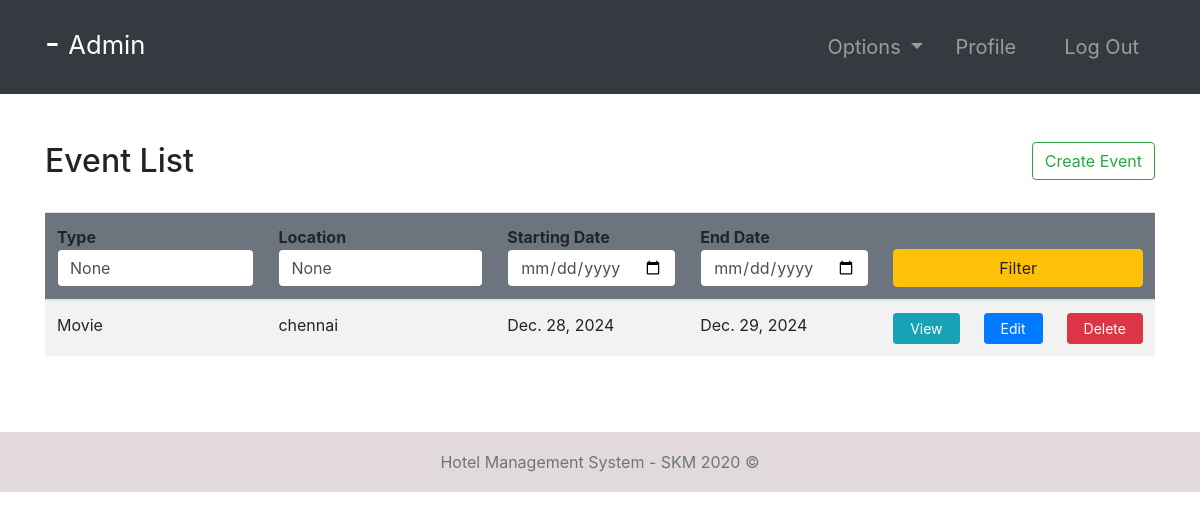
/events/ (signed in), run on the app's committed database.
### hotel/models.py (models this page shows, shortened)
class Event(models.Model):
    EVENT_TYPES = (
        ('Movie', 'Movie'),
        ('Theater', 'Theater'),
        ('Conference', 'Conference'),
        ('Concert', 'Concert'),
        ('Entertainment', 'Entertainment'),
        ('Live Music', 'Live Music'),
    )
    eventType = models.CharField(max_length=20, choices=EVENT_TYPES)
    location = models.CharField(max_length=100)
    startDate = models.DateField()
    endDate = models.DateField()
    explanation = models.TextField()

### hotel/views.py (the view, shortened to what this page needs)
# urls.py: path('events/', events, name="events"),
@login_required(login_url='login')
def events(request):
    role = str(request.user.groups.all()[0])
    path = role + "/"
    events = Event.objects.all()
    attendedEvents = None
    if role == 'guest':
        attendedEvents = EventAttendees.objects.filter(
            guest=request.user.guest)
    context = {
        "role": role,
        'events': events,
        'attendedEvents': attendedEvents,
        "type": request.POST.get("type"),
        "location": request.POST.get("location"),
        "fd": request.POST.get("fd"),
        "ed": request.POST.get("ed")
    }
    return render(request, path + "events.html", context)

### Templates/admin/events.html
{% extends '../index.html' %}
{% block context %}
{% include '../common_pages/authorized-events.html' %}
{% endblock %}

### Templates/incs/nav.html (shortened to what this page needs)
<nav class="navbar navbar-dark bg-dark navbar-expand-lg py-3 " role="navigation">
    <div class="container">
        <a href="" class="navbar-brand">
            <h2 class="text-capitalize">
                {{ request.user.first_name }} {{ request.user.last_name }} -
                <small>
                    {{ role }}
                </small>
            </h2>
        </a>
        <div class="collapse navbar-collapse" id="navbarTags">
            <ul class="navbar-nav ml-auto">
                <li class="nav-item dropdown p-2">
                    <a class="nav-link dropdown-toggle" href="#" id="navbarDropdown" role="button"
                        data-toggle="dropdown" aria-haspopup="true" aria-expanded="false">
                        Options
                    </a>
                </li>
                <li class="nav-item mr-3 p-2">
                    {% if role == 'staff' or role == 'receptionist' or role == 'admin' or role == 'manager' %}
                    <a href="{% url 'employee-profile' user.id %}" class="nav-link">Profile</a>
                    {% endif %}
                </li>
                <li class="nav-item p-2 ">
                    <a href="{% url 'logout' %}" class="nav-link">Log Out</a>
                </li>
            </ul>
        </div>
    </div>
</nav>

### Templates/common_pages/authorized-events.html (shortened to what this page needs)
<div class="container py-5">
    <div class="table-header row">
        <div class="col-sm-9 col-md-9 col-lg-9 mb-4">
            <h2>Event List</h2>
        </div>
        {% if role == "manager" or role == "admin"%}
        <div class="col-sm-3 col-md-3 col-lg-3 mb-4">
            <form action="" method="post">
                <a href="{% url 'createEvent' %}" class="float-right btn btn-outline-success" type="submit">Create
                    Event</a>
            </form>
        </div>
        {% endif %}
    </div>
    <table class="table table-hover table-striped">
        <thead class="bg-secondary rounded">
            <tr>
                <form action="" method="POST">
                    <th>Type <input type="text" name="type" value="{{type}}"
                            class="form-control border border-secondary"></th>
                    <th>Location <input type="text" name="location" value="{{location}}"
                            class="form-control border border-secondary"></th>
                    <th>Starting Date <input type="date" name="fd" value="{{fd}}"
                            class="form-control border border-secondary"></th>
                    <th>End Date <input type="date" name="ed" value="{{ed}}"
                            class="form-control border border-secondary"></th>
                    <th colspan="3"><button type="submit" name="filter" class="btn btn-warning w-100">Filter</button>
                    </th>
                </form>
            </tr>
        </thead>
        <tbody>
            {% for event in events %}
            <tr>
                <td>{{ event.eventType }}</td>
                <td>{{ event.location }}</td>
                <td>{{ event.startDate }}</td>
                <td>{{ event.endDate }}</td>
                <td> <a href="{% url 'event-profile' event.id %}" class="btn btn-sm btn-info px-3">View</a></td>
                {% if role == "manager" or role == "admin" %}
                <td> <a href="{% url 'event-edit' event.id %}" class="btn btn-sm btn-primary px-3">Edit</a></td>
                <td> <a href="{% url 'deleteEvent' event.id %}" class="btn btn-sm btn-danger px-3">Delete</a> </td>
                {% endif %}
            </tr>
            {% endfor %}
        </tbody>
    </table>
</div>

### static/css/main.css (style rules this page uses)
* { margin: 0; padding: 0; -webkit-font-smoothing: antialiased; }
body { position: relative; }
nav .nav-item { font-size: 20px; }

### data on the page
Event: eventType "Movie", location "chennai", startDate "Dec. 28, 2024", endDate "Dec. 29, 2024"

### other printed values
{{ role }} "Admin"
